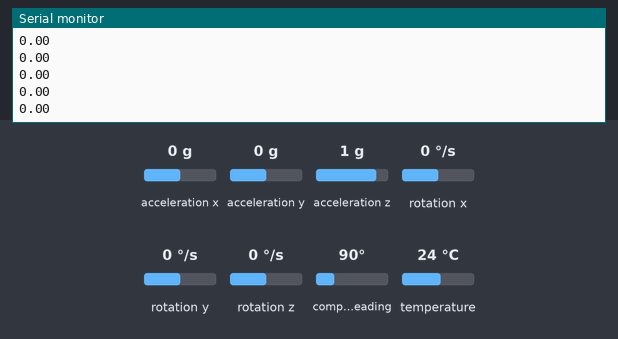
Bench run of a sketch on a simulated Arduino Uno, built with avr-gcc and run on an emulated ATmega328P. Shown: the last lines printed to the serial monitor. Inputs (shaded band) come from the test bench; at power-on: rotation x 0 °/s, acceleration x 0 g, acceleration y 0 g, acceleration z 1 g, rotation y 0 °/s, rotation z 0 °/s, compass heading 90°, temperature 24 °C.

Above: at 2.3 s.
2.4 s: rotation x set to -192 °/s
At 3.1 s:
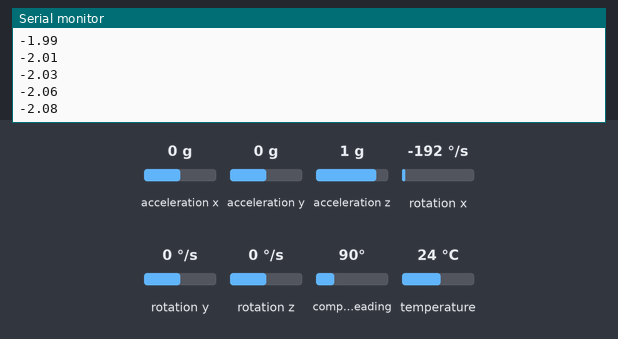
3.9 s: rotation x set to -100 °/s
At 4.5 s:
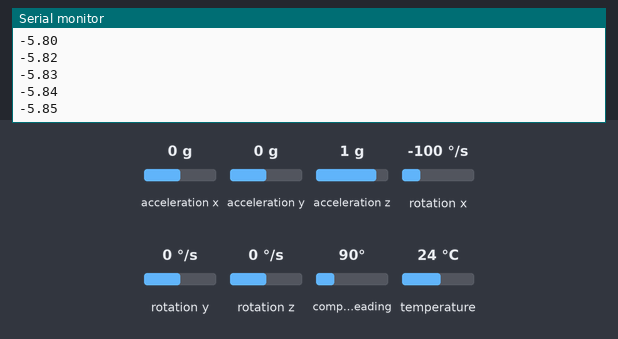
Timing chart, 0 to 6.9 s (numbered marks = the images above; inputs shaded):
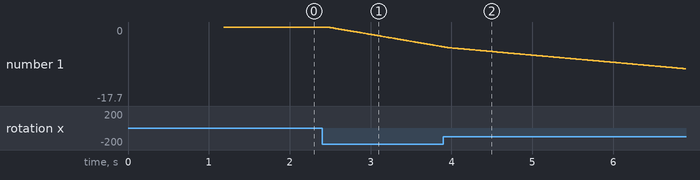

The sketch:

Gyro_Calibration_Angle.ino
```cpp
#include <SPI.h>
#include <Wire.h>
#include <Adafruit_Sensor.h>
#include <Adafruit_LSM9DS0.h>

// Create Adafruit_LSM9DS0 object
Adafruit_LSM9DS0 lsm = Adafruit_LSM9DS0(1000);  // Use I2C, ID #1000

//Global variables for gyroscope data.
double anglez = 0;
double angley = 0;
double anglex = 0;
double dt = 0;
double prev_time = 0;
double biasz = 0;
double biasx = 0;
double biasy = 0;

//Configuring the gyroscope for a specific range
void configureIMU(void) {
    /* Initialise the sensor */

  // 1.) Set the accelerometer range
  lsm.setupAccel(lsm.LSM9DS0_ACCELRANGE_2G);

  // 2.) Set the magnetometer sensitivity
  lsm.setupMag(lsm.LSM9DS0_MAGGAIN_2GAUSS);

  // 3.) Setup the gyroscope
  lsm.setupGyro(lsm.LSM9DS0_GYROSCALE_245DPS);

  for(int i = 0; i < 1000; i++) {
    sensors_event_t accel, mag, gyro, temp;
    lsm.getEvent(&accel, &mag, &gyro, &temp);
    biasz += gyro.gyro.z;
    biasy += gyro.gyro.y;
    biasx += gyro.gyro.x;
  }

  biasz = biasz / 1000.;
  biasy = biasy / 1000.;
  biasx = biasx / 1000.;
}

//Reads gyroscope and returns current angle in radians in reference to initial angle to be 0 radians.
double gyroRead() {
    sensors_event_t accel, mag, gyro, temp;

    lsm.getEvent(&accel, &mag, &gyro, &temp);

    dt = (millis() - prev_time) / (1000.0);
    anglez = (anglez) + ( (gyro.gyro.z - biasz) * (dt) );
    angley = (angley) + ( (gyro.gyro.y - biasy) * (dt) );
    anglex = (anglex) + ( (gyro.gyro.x - biasx) * (dt) );


    prev_time = millis();

    //return (int(anglez)) * (PI / 180);
    //return (int(angley)) * (PI / 180);
    //return (int(anglex)) * (PI / 180);
    Serial.println(anglex);
}

void setup(void)
{
#ifndef ESP8266
  while (!Serial);     // will pause Zero, Leonardo, etc until serial console opens
#endif
  Serial.begin(9600);
  Serial.println(F("LSM9DS0 9DOF Sensor Test")); Serial.println("");

  /* Initialise the sensor */
  if(!lsm.begin())
  {
    /* There was a problem detecting the LSM9DS0 ... check your connections */
    Serial.print(F("Ooops, no LSM9DS0 detected ... Check your wiring or I2C ADDR!"));
    while(1);
  }
  Serial.println(F("Found LSM9DS0 9DOF"));
  configureIMU();
}

void loop(void)
{
  gyroRead();
}
```

Measured:
- after the input at 2.4 s, the serial monitor: prints a new line after 0.07 s (image 1)
- plotted number 1: 0 → -4.72 after the input at 2.4 s
